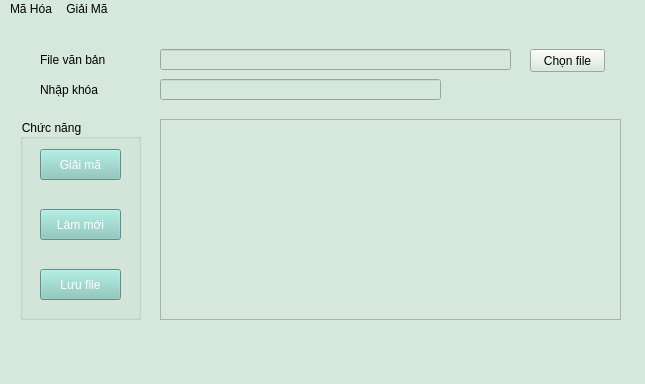
<?xml version="1.0" encoding="UTF-8"?>
<ui version="4.0">
 <class>MainWindow</class>
 <widget class="QMainWindow" name="MainWindow">
  <property name="geometry">
   <rect>
    <x>0</x>
    <y>0</y>
    <width>645</width>
    <height>384</height>
   </rect>
  </property>
  <property name="font">
   <font>
    <pointsize>12</pointsize>
    <weight>50</weight>
    <bold>false</bold>
   </font>
  </property>
  <property name="windowTitle">
   <string>Giải Mã Belasco</string>
  </property>
  <property name="styleSheet">
   <string notr="true">background-color: rgb(214, 232, 219);
</string>
  </property>
  <property name="iconSize">
   <size>
    <width>24</width>
    <height>24</height>
   </size>
  </property>
  <widget class="QWidget" name="centralwidget">
   <widget class="QGroupBox" name="groupBox_4">
    <property name="geometry">
     <rect>
      <x>20</x>
      <y>100</y>
      <width>121</width>
      <height>201</height>
     </rect>
    </property>
    <property name="title">
     <string>Chức năng</string>
    </property>
    <widget class="QPushButton" name="pB_GiaiMa">
     <property name="geometry">
      <rect>
       <x>20</x>
       <y>30</y>
       <width>81</width>
       <height>31</height>
      </rect>
     </property>
     <property name="styleSheet">
      <string notr="true">background-color: rgb(134, 200, 188);
color: rgb(255, 255, 255);</string>
     </property>
     <property name="text">
      <string>Giải mã</string>
     </property>
    </widget>
    <widget class="QPushButton" name="pB_Refresh">
     <property name="geometry">
      <rect>
       <x>20</x>
       <y>90</y>
       <width>81</width>
       <height>31</height>
      </rect>
     </property>
     <property name="styleSheet">
      <string notr="true">background-color: rgb(134, 200, 188);
color: rgb(255, 255, 255);</string>
     </property>
     <property name="text">
      <string>Làm mới</string>
     </property>
    </widget>
    <widget class="QPushButton" name="pB_LuuFile">
     <property name="geometry">
      <rect>
       <x>20</x>
       <y>150</y>
       <width>81</width>
       <height>31</height>
      </rect>
     </property>
     <property name="styleSheet">
      <string notr="true">background-color: rgb(0, 170, 255);
background-color: rgb(134, 200, 188);
color: rgb(255, 255, 255);</string>
     </property>
     <property name="text">
      <string>Lưu file</string>
     </property>
    </widget>
   </widget>
   <widget class="QLabel" name="label">
    <property name="geometry">
     <rect>
      <x>40</x>
      <y>30</y>
      <width>101</width>
      <height>21</height>
     </rect>
    </property>
    <property name="styleSheet">
     <string notr="true">color: rgb(0, 0, 0);
font: 75 12pt &quot;MS Shell Dlg 2&quot;;</string>
    </property>
    <property name="text">
     <string>File văn bản</string>
    </property>
   </widget>
   <widget class="QLabel" name="label_2">
    <property name="geometry">
     <rect>
      <x>40</x>
      <y>60</y>
      <width>101</width>
      <height>21</height>
     </rect>
    </property>
    <property name="styleSheet">
     <string notr="true">color: rgb(0, 0, 0);
font: 75 12pt &quot;MS Shell Dlg 2&quot;;</string>
    </property>
    <property name="text">
     <string>Nhập khóa</string>
    </property>
   </widget>
   <widget class="QLineEdit" name="lE_FileIn">
    <property name="geometry">
     <rect>
      <x>160</x>
      <y>30</y>
      <width>351</width>
      <height>21</height>
     </rect>
    </property>
    <property name="text">
     <string/>
    </property>
   </widget>
   <widget class="QLineEdit" name="lE_Key">
    <property name="geometry">
     <rect>
      <x>160</x>
      <y>60</y>
      <width>281</width>
      <height>21</height>
     </rect>
    </property>
    <property name="text">
     <string/>
    </property>
   </widget>
   <widget class="QPushButton" name="pB_ChooseFile">
    <property name="geometry">
     <rect>
      <x>530</x>
      <y>30</y>
      <width>75</width>
      <height>23</height>
     </rect>
    </property>
    <property name="text">
     <string>Chọn file</string>
    </property>
   </widget>
   <widget class="QTextBrowser" name="tB_Content">
    <property name="geometry">
     <rect>
      <x>160</x>
      <y>100</y>
      <width>461</width>
      <height>201</height>
     </rect>
    </property>
   </widget>
  </widget>
  <widget class="QMenuBar" name="menubar">
   <property name="geometry">
    <rect>
     <x>0</x>
     <y>0</y>
     <width>645</width>
     <height>22</height>
    </rect>
   </property>
   <widget class="QMenu" name="menuM_H_a">
    <property name="title">
     <string>Mã Hóa</string>
    </property>
    <widget class="QMenu" name="menuRSA">
     <property name="title">
      <string>RSA</string>
     </property>
     <addaction name="ac_MH_TaoKhoa"/>
     <addaction name="separator"/>
     <addaction name="ac_MH_RSA_2"/>
    </widget>
    <addaction name="ac_MH_SDES"/>
    <addaction name="separator"/>
    <addaction name="ac_MH_Belasco"/>
    <addaction name="separator"/>
    <addaction name="ac_MH_ChuyenVi"/>
    <addaction name="separator"/>
    <addaction name="ac_MH_Vigenere"/>
    <addaction name="separator"/>
    <addaction name="menuRSA"/>
   </widget>
   <widget class="QMenu" name="menuGi_i_M">
    <property name="title">
     <string>Giải Mã</string>
    </property>
    <widget class="QMenu" name="menuRSA_2">
     <property name="title">
      <string>RSA</string>
     </property>
     <addaction name="ac_GM_TaoKhoa"/>
     <addaction name="separator"/>
     <addaction name="ac_GM_RSA_2"/>
    </widget>
    <addaction name="ac_GM_SDES"/>
    <addaction name="separator"/>
    <addaction name="ac_GM_Belasco"/>
    <addaction name="separator"/>
    <addaction name="ac_GM_ChuyenVi"/>
    <addaction name="separator"/>
    <addaction name="ac_GM_Vigenre"/>
    <addaction name="separator"/>
    <addaction name="menuRSA_2"/>
   </widget>
   <addaction name="menuM_H_a"/>
   <addaction name="menuGi_i_M"/>
  </widget>
  <widget class="QStatusBar" name="statusbar"/>
  <action name="ac_MH_RSA">
   <property name="text">
    <string>RSA</string>
   </property>
  </action>
  <action name="ac_MH_SDES">
   <property name="text">
    <string>SDES</string>
   </property>
  </action>
  <action name="ac_MH_Belasco">
   <property name="text">
    <string>Belasco</string>
   </property>
  </action>
  <action name="ac_MH_ChuyenVi">
   <property name="text">
    <string>Chuyển vị</string>
   </property>
  </action>
  <action name="ac_GM_RSA">
   <property name="text">
    <string>RSA</string>
   </property>
  </action>
  <action name="ac_GM_SDES">
   <property name="text">
    <string>SDES</string>
   </property>
  </action>
  <action name="ac_GM_Belasco">
   <property name="text">
    <string>Belasco</string>
   </property>
  </action>
  <action name="ac_GM_ChuyenVi">
   <property name="text">
    <string>Chuyển vị</string>
   </property>
  </action>
  <action name="ac_MH_Vigenere">
   <property name="text">
    <string>Vigenere</string>
   </property>
  </action>
  <action name="ac_GM_Vigenre">
   <property name="text">
    <string>Vigenere</string>
   </property>
  </action>
  <action name="ac_MH_TaoKhoa">
   <property name="text">
    <string>Tạo khóa</string>
   </property>
  </action>
  <action name="ac_MH_RSA_2">
   <property name="text">
    <string>Mã hóa</string>
   </property>
  </action>
  <action name="ac_GM_TaoKhoa">
   <property name="text">
    <string>Tạo Khóa</string>
   </property>
  </action>
  <action name="ac_GM_RSA_2">
   <property name="text">
    <string>Giải Mã</string>
   </property>
  </action>
 </widget>
 <resources/>
 <connections/>
</ui>
